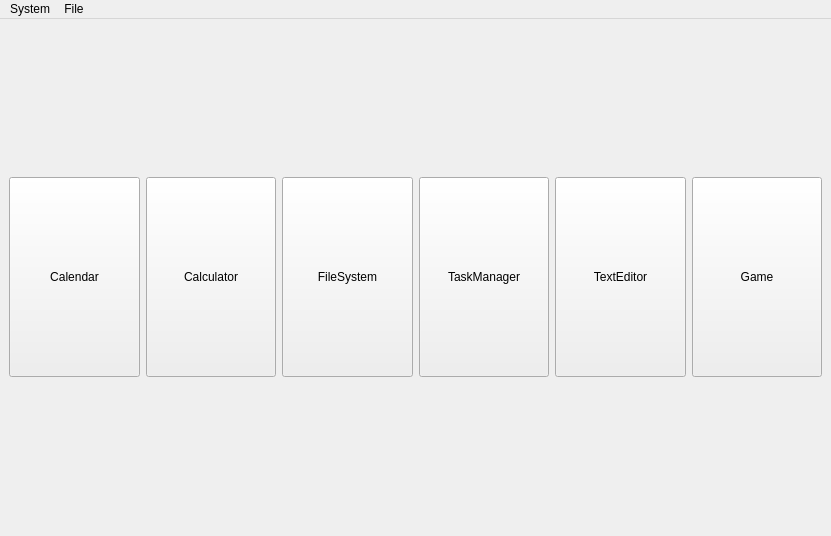
<?xml version="1.0" encoding="UTF-8"?>
<ui version="4.0">
 <class>MainWindow</class>
 <widget class="QMainWindow" name="MainWindow">
  <property name="geometry">
   <rect>
    <x>0</x>
    <y>0</y>
    <width>831</width>
    <height>536</height>
   </rect>
  </property>
  <property name="sizeIncrement">
   <size>
    <width>1</width>
    <height>0</height>
   </size>
  </property>
  <property name="windowTitle">
   <string>MainWindow</string>
  </property>
  <widget class="QWidget" name="centralwidget">
   <layout class="QGridLayout" name="gridLayout">
    <item row="0" column="7">
     <widget class="QPushButton" name="btn_TextEditor">
      <property name="minimumSize">
       <size>
        <width>50</width>
        <height>50</height>
       </size>
      </property>
      <property name="maximumSize">
       <size>
        <width>200</width>
        <height>200</height>
       </size>
      </property>
      <property name="sizeIncrement">
       <size>
        <width>1</width>
        <height>1</height>
       </size>
      </property>
      <property name="text">
       <string>TextEditor</string>
      </property>
     </widget>
    </item>
    <item row="0" column="2">
     <widget class="QPushButton" name="btn_calc">
      <property name="minimumSize">
       <size>
        <width>50</width>
        <height>50</height>
       </size>
      </property>
      <property name="maximumSize">
       <size>
        <width>200</width>
        <height>200</height>
       </size>
      </property>
      <property name="sizeIncrement">
       <size>
        <width>1</width>
        <height>1</height>
       </size>
      </property>
      <property name="text">
       <string>Calculator</string>
      </property>
     </widget>
    </item>
    <item row="0" column="1">
     <widget class="QPushButton" name="btn_Calendar">
      <property name="minimumSize">
       <size>
        <width>50</width>
        <height>50</height>
       </size>
      </property>
      <property name="maximumSize">
       <size>
        <width>200</width>
        <height>200</height>
       </size>
      </property>
      <property name="sizeIncrement">
       <size>
        <width>1</width>
        <height>1</height>
       </size>
      </property>
      <property name="text">
       <string>Calendar</string>
      </property>
     </widget>
    </item>
    <item row="0" column="6">
     <widget class="QPushButton" name="btn_TaskManager">
      <property name="minimumSize">
       <size>
        <width>50</width>
        <height>50</height>
       </size>
      </property>
      <property name="maximumSize">
       <size>
        <width>200</width>
        <height>200</height>
       </size>
      </property>
      <property name="sizeIncrement">
       <size>
        <width>1</width>
        <height>1</height>
       </size>
      </property>
      <property name="text">
       <string>TaskManager</string>
      </property>
     </widget>
    </item>
    <item row="0" column="5">
     <widget class="QPushButton" name="btn_FileSystem">
      <property name="minimumSize">
       <size>
        <width>50</width>
        <height>50</height>
       </size>
      </property>
      <property name="maximumSize">
       <size>
        <width>200</width>
        <height>200</height>
       </size>
      </property>
      <property name="sizeIncrement">
       <size>
        <width>1</width>
        <height>1</height>
       </size>
      </property>
      <property name="text">
       <string>FileSystem</string>
      </property>
     </widget>
    </item>
    <item row="0" column="8">
     <widget class="QPushButton" name="btn_game">
      <property name="minimumSize">
       <size>
        <width>50</width>
        <height>50</height>
       </size>
      </property>
      <property name="maximumSize">
       <size>
        <width>200</width>
        <height>200</height>
       </size>
      </property>
      <property name="sizeIncrement">
       <size>
        <width>1</width>
        <height>1</height>
       </size>
      </property>
      <property name="text">
       <string>Game</string>
      </property>
     </widget>
    </item>
   </layout>
  </widget>
  <widget class="QMenuBar" name="menubar">
   <property name="geometry">
    <rect>
     <x>0</x>
     <y>0</y>
     <width>831</width>
     <height>21</height>
    </rect>
   </property>
   <widget class="QMenu" name="menuSystem">
    <property name="title">
     <string>System</string>
    </property>
    <addaction name="actionShutdown"/>
    <addaction name="actionSleep"/>
   </widget>
   <widget class="QMenu" name="menuFile">
    <property name="title">
     <string>File</string>
    </property>
   </widget>
   <addaction name="menuSystem"/>
   <addaction name="menuFile"/>
  </widget>
  <action name="actionShutdown">
   <property name="text">
    <string>Shutdown</string>
   </property>
  </action>
  <action name="actionSleep">
   <property name="text">
    <string>Sleep</string>
   </property>
  </action>
 </widget>
 <resources/>
 <connections/>
</ui>
